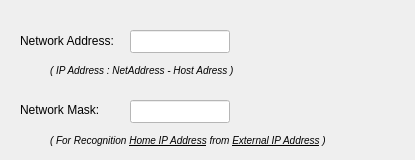
   <widget class="QWidget" name="widget">
    <property name="name" stdset="0">
     <cstring>tab</cstring>
    </property>
    <attribute name="title">
     <string>Network</string>
    </attribute>
    <widget class="QLabel" name="label">
     <property name="geometry">
      <rect>
       <x>20</x>
       <y>30</y>
       <width>110</width>
       <height>21</height>
      </rect>
     </property>
     <property name="text">
      <string>Network Address:</string>
     </property>
     <property name="name" stdset="0">
      <cstring>lblNetAddress</cstring>
     </property>
    </widget>
    <widget class="QLabel" name="label">
     <property name="geometry">
      <rect>
       <x>50</x>
       <y>130</y>
       <width>356</width>
       <height>21</height>
      </rect>
     </property>
     <property name="text">
      <string>&lt;font size=&quot;-1&quot;&gt;&lt;i&gt;( For Recognition &lt;u&gt;Home IP Address&lt;/u&gt; from &lt;u&gt;External IP Address&lt;/u&gt; )&lt;/i&gt;&lt;/font&gt;</string>
     </property>
     <property name="name" stdset="0">
      <cstring>textLabel3</cstring>
     </property>
    </widget>
    <widget class="QLabel" name="label">
     <property name="geometry">
      <rect>
       <x>20</x>
       <y>100</y>
       <width>91</width>
       <height>20</height>
      </rect>
     </property>
     <property name="text">
      <string>Network Mask:</string>
     </property>
     <property name="name" stdset="0">
      <cstring>lblNetMask</cstring>
     </property>
    </widget>
    <widget class="QLabel" name="label">
     <property name="geometry">
      <rect>
       <x>50</x>
       <y>60</y>
       <width>249</width>
       <height>21</height>
      </rect>
     </property>
     <property name="text">
      <string>&lt;font size=&quot;-1&quot;&gt;&lt;i&gt;( IP Address : NetAddress - Host Adress )&lt;/i&gt;&lt;/font&gt;</string>
     </property>
     <property name="name" stdset="0">
      <cstring>textLabel4</cstring>
     </property>
    </widget>
    <widget class="QLineEdit" name="lineEdit">
     <property name="geometry">
      <rect>
       <x>130</x>
       <y>30</y>
       <width>100</width>
       <height>23</height>
      </rect>
     </property>
     <property name="palette">
      <palette>
       <active>
        <colorrole role="WindowText">
         <brush brushstyle="SolidPattern">
          <color alpha="255">
           <red>0</red>
           <green>0</green>
           <blue>0</blue>
          </color>
         </brush>
        </colorrole>
        <colorrole role="Button">
         <brush brushstyle="SolidPattern">
          <color alpha="255">
           <red>0</red>
           <green>0</green>
           <blue>0</blue>
          </color>
         </brush>
        </colorrole>
        <colorrole role="Light">
         <brush brushstyle="SolidPattern">
          <color alpha="255">
           <red>0</red>
           <green>0</green>
           <blue>0</blue>
          </color>
         </brush>
        </colorrole>
        <colorrole role="Midlight">
         <brush brushstyle="SolidPattern">
          <color alpha="255">
           <red>0</red>
           <green>0</green>
           <blue>0</blue>
          </color>
         </brush>
        </colorrole>
        <colorrole role="Dark">
         <brush brushstyle="SolidPattern">
          <color alpha="255">
           <red>0</red>
           <green>0</green>
           <blue>0</blue>
          </color>
         </brush>
        </colorrole>
        <colorrole role="Mid">
         <brush brushstyle="SolidPattern">
          <color alpha="255">
           <red>0</red>
           <green>0</green>
           <blue>0</blue>
          </color>
         </brush>
        </colorrole>
        <colorrole role="Text">
         <brush brushstyle="SolidPattern">
          <color alpha="255">
           <red>0</red>
           <green>0</green>
           <blue>0</blue>
          </color>
         </brush>
        </colorrole>
        <colorrole role="BrightText">
         <brush brushstyle="SolidPattern">
          <color alpha="255">
           <red>255</red>
           <green>255</green>
           <blue>255</blue>
          </color>
         </brush>
        </colorrole>
        <colorrole role="ButtonText">
         <brush brushstyle="SolidPattern">
          <color alpha="255">
           <red>0</red>
           <green>0</green>
           <blue>0</blue>
          </color>
         </brush>
        </colorrole>
        <colorrole role="Base">
         <brush brushstyle="SolidPattern">
          <color alpha="255">
           <red>255</red>
           <green>255</green>
           <blue>255</blue>
          </color>
         </brush>
        </colorrole>
        <colorrole role="Window">
         <brush brushstyle="SolidPattern">
          <color alpha="255">
           <red>255</red>
           <green>255</green>
           <blue>255</blue>
          </color>
         </brush>
        </colorrole>
        <colorrole role="Shadow">
         <brush brushstyle="SolidPattern">
          <color alpha="255">
           <red>0</red>
           <green>0</green>
           <blue>0</blue>
          </color>
         </brush>
        </colorrole>
        <colorrole role="Highlight">
         <brush brushstyle="SolidPattern">
          <color alpha="255">
           <red>0</red>
           <green>0</green>
           <blue>128</blue>
          </color>
         </brush>
        </colorrole>
        <colorrole role="HighlightedText">
         <brush brushstyle="SolidPattern">
          <color alpha="255">
           <red>255</red>
           <green>255</green>
           <blue>255</blue>
          </color>
         </brush>
        </colorrole>
        <colorrole role="Link">
         <brush brushstyle="SolidPattern">
          <color alpha="255">
           <red>0</red>
           <green>0</green>
           <blue>0</blue>
          </color>
         </brush>
        </colorrole>
        <colorrole role="LinkVisited">
         <brush brushstyle="SolidPattern">
          <color alpha="255">
           <red>0</red>
           <green>0</green>
           <blue>0</blue>
          </color>
         </brush>
        </colorrole>
       </active>
       <inactive>
        <colorrole role="WindowText">
         <brush brushstyle="SolidPattern">
          <color alpha="255">
           <red>0</red>
           <green>0</green>
           <blue>0</blue>
          </color>
         </brush>
        </colorrole>
        <colorrole role="Button">
         <brush brushstyle="SolidPattern">
          <color alpha="255">
           <red>0</red>
           <green>0</green>
           <blue>0</blue>
          </color>
         </brush>
        </colorrole>
        <colorrole role="Light">
         <brush brushstyle="SolidPattern">
          <color alpha="255">
           <red>0</red>
           <green>0</green>
           <blue>0</blue>
          </color>
         </brush>
        </colorrole>
        <colorrole role="Midlight">
         <brush brushstyle="SolidPattern">
          <color alpha="255">
           <red>0</red>
           <green>0</green>
           <blue>0</blue>
          </color>
         </brush>
        </colorrole>
        <colorrole role="Dark">
         <brush brushstyle="SolidPattern">
          <color alpha="255">
           <red>0</red>
           <green>0</green>
           <blue>0</blue>
          </color>
         </brush>
        </colorrole>
        <colorrole role="Mid">
         <brush brushstyle="SolidPattern">
          <color alpha="255">
           <red>0</red>
           <green>0</green>
           <blue>0</blue>
          </color>
         </brush>
        </colorrole>
        <colorrole role="Text">
         <brush brushstyle="SolidPattern">
          <color alpha="255">
           <red>0</red>
           <green>0</green>
           <blue>0</blue>
          </color>
         </brush>
        </colorrole>
        <colorrole role="BrightText">
         <brush brushstyle="SolidPattern">
          <color alpha="255">
           <red>255</red>
           <green>255</green>
           <blue>255</blue>
          </color>
         </brush>
        </colorrole>
        <colorrole role="ButtonText">
         <brush brushstyle="SolidPattern">
          <color alpha="255">
           <red>0</red>
           <green>0</green>
           <blue>0</blue>
          </color>
         </brush>
        </colorrole>
        <colorrole role="Base">
         <brush brushstyle="SolidPattern">
          <color alpha="255">
           <red>255</red>
           <green>255</green>
           <blue>255</blue>
          </color>
         </brush>
        </colorrole>
        <colorrole role="Window">
         <brush brushstyle="SolidPattern">
          <color alpha="255">
           <red>255</red>
           <green>255</green>
           <blue>255</blue>
          </color>
         </brush>
        </colorrole>
        <colorrole role="Shadow">
         <brush brushstyle="SolidPattern">
          <color alpha="255">
           <red>0</red>
           <green>0</green>
           <blue>0</blue>
          </color>
         </brush>
        </colorrole>
        <colorrole role="Highlight">
         <brush brushstyle="SolidPattern">
          <color alpha="255">
           <red>0</red>
           <green>0</green>
           <blue>128</blue>
          </color>
         </brush>
        </colorrole>
        <colorrole role="HighlightedText">
         <brush brushstyle="SolidPattern">
          <color alpha="255">
           <red>255</red>
           <green>255</green>
           <blue>255</blue>
          </color>
         </brush>
        </colorrole>
        <colorrole role="Link">
         <brush brushstyle="SolidPattern">
          <color alpha="255">
           <red>0</red>
           <green>0</green>
           <blue>192</blue>
          </color>
         </brush>
        </colorrole>
        <colorrole role="LinkVisited">
         <brush brushstyle="SolidPattern">
          <color alpha="255">
           <red>128</red>
           <green>0</green>
           <blue>128</blue>
          </color>
         </brush>
        </colorrole>
       </inactive>
       <disabled>
        <colorrole role="WindowText">
         <brush brushstyle="SolidPattern">
          <color alpha="255">
           <red>128</red>
           <green>128</green>
           <blue>128</blue>
          </color>
         </brush>
        </colorrole>
        <colorrole role="Button">
         <brush brushstyle="SolidPattern">
          <color alpha="255">
           <red>0</red>
           <green>0</green>
           <blue>0</blue>
          </color>
         </brush>
        </colorrole>
        <colorrole role="Light">
         <brush brushstyle="SolidPattern">
          <color alpha="255">
           <red>0</red>
           <green>0</green>
           <blue>0</blue>
          </color>
         </brush>
        </colorrole>
        <colorrole role="Midlight">
         <brush brushstyle="SolidPattern">
          <color alpha="255">
           <red>0</red>
           <green>0</green>
           <blue>0</blue>
          </color>
         </brush>
        </colorrole>
        <colorrole role="Dark">
         <brush brushstyle="SolidPattern">
          <color alpha="255">
           <red>0</red>
           <green>0</green>
           <blue>0</blue>
          </color>
         </brush>
        </colorrole>
        <colorrole role="Mid">
         <brush brushstyle="SolidPattern">
          <color alpha="255">
           <red>0</red>
           <green>0</green>
           <blue>0</blue>
          </color>
         </brush>
        </colorrole>
        <colorrole role="Text">
         <brush brushstyle="SolidPattern">
          <color alpha="255">
           <red>128</red>
           <green>128</green>
           <blue>128</blue>
          </color>
         </brush>
        </colorrole>
        <colorrole role="BrightText">
         <brush brushstyle="SolidPattern">
          <color alpha="255">
           <red>255</red>
           <green>255</green>
           <blue>255</blue>
          </color>
         </brush>
        </colorrole>
        <colorrole role="ButtonText">
         <brush brushstyle="SolidPattern">
          <color alpha="255">
           <red>128</red>
           <green>128</green>
           <blue>128</blue>
          </color>
         </brush>
        </colorrole>
        <colorrole role="Base">
         <brush brushstyle="SolidPattern">
          <color alpha="255">
           <red>255</red>
           <green>255</green>
           <blue>255</blue>
          </color>
         </brush>
        </colorrole>
        <colorrole role="Window">
         <brush brushstyle="SolidPattern">
          <color alpha="255">
           <red>255</red>
           <green>255</green>
           <blue>255</blue>
          </color>
         </brush>
        </colorrole>
        <colorrole role="Shadow">
         <brush brushstyle="SolidPattern">
          <color alpha="255">
           <red>0</red>
           <green>0</green>
           <blue>0</blue>
          </color>
         </brush>
        </colorrole>
        <colorrole role="Highlight">
         <brush brushstyle="SolidPattern">
          <color alpha="255">
           <red>0</red>
           <green>0</green>
           <blue>128</blue>
          </color>
         </brush>
        </colorrole>
        <colorrole role="HighlightedText">
         <brush brushstyle="SolidPattern">
          <color alpha="255">
           <red>255</red>
           <green>255</green>
           <blue>255</blue>
          </color>
         </brush>
        </colorrole>
        <colorrole role="Link">
         <brush brushstyle="SolidPattern">
          <color alpha="255">
           <red>0</red>
           <green>0</green>
           <blue>192</blue>
          </color>
         </brush>
        </colorrole>
        <colorrole role="LinkVisited">
         <brush brushstyle="SolidPattern">
          <color alpha="255">
           <red>128</red>
           <green>0</green>
           <blue>128</blue>
          </color>
         </brush>
        </colorrole>
       </disabled>
      </palette>
     </property>
     <property name="maxLength">
      <number>15</number>
     </property>
     <property name="name" stdset="0">
      <cstring>txtNetAddr</cstring>
     </property>
     <property name="edited" stdset="0">
      <bool>false</bool>
     </property>
    </widget>
    <widget class="QLineEdit" name="lineEdit">
     <property name="geometry">
      <rect>
       <x>130</x>
       <y>100</y>
       <width>100</width>
       <height>23</height>
      </rect>
     </property>
     <property name="palette">
      <palette>
       <active>
        <colorrole role="WindowText">
         <brush brushstyle="SolidPattern">
          <color alpha="255">
           <red>0</red>
           <green>0</green>
           <blue>0</blue>
          </color>
         </brush>
        </colorrole>
        <colorrole role="Button">
         <brush brushstyle="SolidPattern">
          <color alpha="255">
           <red>0</red>
           <green>0</green>
           <blue>0</blue>
          </color>
         </brush>
        </colorrole>
        <colorrole role="Light">
         <brush brushstyle="SolidPattern">
          <color alpha="255">
           <red>0</red>
           <green>0</green>
           <blue>0</blue>
          </color>
         </brush>
        </colorrole>
        <colorrole role="Midlight">
         <brush brushstyle="SolidPattern">
          <color alpha="255">
           <red>0</red>
           <green>0</green>
           <blue>0</blue>
          </color>
         </brush>
        </colorrole>
        <colorrole role="Dark">
         <brush brushstyle="SolidPattern">
          <color alpha="255">
           <red>0</red>
           <green>0</green>
           <blue>0</blue>
          </color>
         </brush>
        </colorrole>
        <colorrole role="Mid">
         <brush brushstyle="SolidPattern">
          <color alpha="255">
           <red>0</red>
           <green>0</green>
           <blue>0</blue>
          </color>
         </brush>
        </colorrole>
        <colorrole role="Text">
         <brush brushstyle="SolidPattern">
          <color alpha="255">
           <red>0</red>
           <green>0</green>
           <blue>0</blue>
          </color>
         </brush>
        </colorrole>
        <colorrole role="BrightText">
         <brush brushstyle="SolidPattern">
          <color alpha="255">
           <red>255</red>
           <green>255</green>
           <blue>255</blue>
          </color>
         </brush>
        </colorrole>
        <colorrole role="ButtonText">
         <brush brushstyle="SolidPattern">
          <color alpha="255">
           <red>0</red>
           <green>0</green>
           <blue>0</blue>
          </color>
         </brush>
        </colorrole>
        <colorrole role="Base">
         <brush brushstyle="SolidPattern">
          <color alpha="255">
           <red>255</red>
           <green>255</green>
           <blue>255</blue>
          </color>
         </brush>
        </colorrole>
        <colorrole role="Window">
         <brush brushstyle="SolidPattern">
          <color alpha="255">
           <red>255</red>
           <green>255</green>
           <blue>255</blue>
          </color>
         </brush>
        </colorrole>
        <colorrole role="Shadow">
         <brush brushstyle="SolidPattern">
          <color alpha="255">
           <red>0</red>
           <green>0</green>
           <blue>0</blue>
          </color>
         </brush>
        </colorrole>
        <colorrole role="Highlight">
         <brush brushstyle="SolidPattern">
          <color alpha="255">
           <red>0</red>
           <green>0</green>
           <blue>128</blue>
          </color>
         </brush>
        </colorrole>
        <colorrole role="HighlightedText">
         <brush brushstyle="SolidPattern">
          <color alpha="255">
           <red>255</red>
           <green>255</green>
           <blue>255</blue>
          </color>
         </brush>
        </colorrole>
        <colorrole role="Link">
         <brush brushstyle="SolidPattern">
          <color alpha="255">
           <red>0</red>
           <green>0</green>
           <blue>0</blue>
          </color>
         </brush>
        </colorrole>
        <colorrole role="LinkVisited">
         <brush brushstyle="SolidPattern">
          <color alpha="255">
           <red>0</red>
           <green>0</green>
           <blue>0</blue>
          </color>
         </brush>
        </colorrole>
       </active>
       <inactive>
        <colorrole role="WindowText">
         <brush brushstyle="SolidPattern">
          <color alpha="255">
           <red>0</red>
           <green>0</green>
           <blue>0</blue>
          </color>
         </brush>
        </colorrole>
        <colorrole role="Button">
         <brush brushstyle="SolidPattern">
          <color alpha="255">
           <red>0</red>
           <green>0</green>
           <blue>0</blue>
          </color>
         </brush>
        </colorrole>
        <colorrole role="Light">
         <brush brushstyle="SolidPattern">
          <color alpha="255">
           <red>0</red>
           <green>0</green>
           <blue>0</blue>
          </color>
         </brush>
        </colorrole>
        <colorrole role="Midlight">
         <brush brushstyle="SolidPattern">
          <color alpha="255">
           <red>0</red>
           <green>0</green>
           <blue>0</blue>
          </color>
         </brush>
        </colorrole>
        <colorrole role="Dark">
         <brush brushstyle="SolidPattern">
          <color alpha="255">
           <red>0</red>
           <green>0</green>
           <blue>0</blue>
          </color>
         </brush>
        </colorrole>
        <colorrole role="Mid">
         <brush brushstyle="SolidPattern">
          <color alpha="255">
           <red>0</red>
           <green>0</green>
           <blue>0</blue>
          </color>
         </brush>
        </colorrole>
        <colorrole role="Text">
         <brush brushstyle="SolidPattern">
          <color alpha="255">
           <red>0</red>
           <green>0</green>
           <blue>0</blue>
          </color>
         </brush>
        </colorrole>
        <colorrole role="BrightText">
         <brush brushstyle="SolidPattern">
          <color alpha="255">
           <red>255</red>
           <green>255</green>
           <blue>255</blue>
          </color>
         </brush>
        </colorrole>
        <colorrole role="ButtonText">
         <brush brushstyle="SolidPattern">
          <color alpha="255">
           <red>0</red>
           <green>0</green>
           <blue>0</blue>
          </color>
         </brush>
        </colorrole>
        <colorrole role="Base">
         <brush brushstyle="SolidPattern">
          <color alpha="255">
           <red>255</red>
           <green>255</green>
           <blue>255</blue>
          </color>
         </brush>
        </colorrole>
        <colorrole role="Window">
         <brush brushstyle="SolidPattern">
          <color alpha="255">
           <red>255</red>
           <green>255</green>
           <blue>255</blue>
          </color>
         </brush>
        </colorrole>
        <colorrole role="Shadow">
         <brush brushstyle="SolidPattern">
          <color alpha="255">
           <red>0</red>
           <green>0</green>
           <blue>0</blue>
          </color>
         </brush>
        </colorrole>
        <colorrole role="Highlight">
         <brush brushstyle="SolidPattern">
          <color alpha="255">
           <red>0</red>
           <green>0</green>
           <blue>128</blue>
          </color>
         </brush>
        </colorrole>
        <colorrole role="HighlightedText">
         <brush brushstyle="SolidPattern">
          <color alpha="255">
           <red>255</red>
           <green>255</green>
           <blue>255</blue>
          </color>
         </brush>
        </colorrole>
        <colorrole role="Link">
         <brush brushstyle="SolidPattern">
          <color alpha="255">
           <red>0</red>
           <green>0</green>
           <blue>192</blue>
          </color>
         </brush>
        </colorrole>
        <colorrole role="LinkVisited">
         <brush brushstyle="SolidPattern">
          <color alpha="255">
           <red>128</red>
           <green>0</green>
           <blue>128</blue>
          </color>
         </brush>
        </colorrole>
       </inactive>
       <disabled>
        <colorrole role="WindowText">
         <brush brushstyle="SolidPattern">
          <color alpha="255">
           <red>128</red>
           <green>128</green>
           <blue>128</blue>
          </color>
         </brush>
        </colorrole>
        <colorrole role="Button">
         <brush brushstyle="SolidPattern">
          <color alpha="255">
           <red>0</red>
           <green>0</green>
           <blue>0</blue>
          </color>
         </brush>
        </colorrole>
        <colorrole role="Light">
         <brush brushstyle="SolidPattern">
          <color alpha="255">
           <red>0</red>
           <green>0</green>
           <blue>0</blue>
          </color>
         </brush>
        </colorrole>
        <colorrole role="Midlight">
         <brush brushstyle="SolidPattern">
          <color alpha="255">
           <red>0</red>
           <green>0</green>
           <blue>0</blue>
          </color>
         </brush>
        </colorrole>
        <colorrole role="Dark">
         <brush brushstyle="SolidPattern">
          <color alpha="255">
           <red>0</red>
           <green>0</green>
           <blue>0</blue>
          </color>
         </brush>
        </colorrole>
        <colorrole role="Mid">
         <brush brushstyle="SolidPattern">
          <color alpha="255">
           <red>0</red>
           <green>0</green>
           <blue>0</blue>
          </color>
         </brush>
        </colorrole>
        <colorrole role="Text">
         <brush brushstyle="SolidPattern">
          <color alpha="255">
           <red>128</red>
           <green>128</green>
           <blue>128</blue>
          </color>
         </brush>
        </colorrole>
        <colorrole role="BrightText">
         <brush brushstyle="SolidPattern">
          <color alpha="255">
           <red>255</red>
           <green>255</green>
           <blue>255</blue>
          </color>
         </brush>
        </colorrole>
        <colorrole role="ButtonText">
         <brush brushstyle="SolidPattern">
          <color alpha="255">
           <red>128</red>
           <green>128</green>
           <blue>128</blue>
          </color>
         </brush>
        </colorrole>
        <colorrole role="Base">
         <brush brushstyle="SolidPattern">
          <color alpha="255">
           <red>255</red>
           <green>255</green>
           <blue>255</blue>
          </color>
         </brush>
        </colorrole>
        <colorrole role="Window">
         <brush brushstyle="SolidPattern">
          <color alpha="255">
           <red>255</red>
           <green>255</green>
           <blue>255</blue>
          </color>
         </brush>
        </colorrole>
        <colorrole role="Shadow">
         <brush brushstyle="SolidPattern">
          <color alpha="255">
           <red>0</red>
           <green>0</green>
           <blue>0</blue>
          </color>
         </brush>
        </colorrole>
        <colorrole role="Highlight">
         <brush brushstyle="SolidPattern">
          <color alpha="255">
           <red>0</red>
           <green>0</green>
           <blue>128</blue>
          </color>
         </brush>
        </colorrole>
        <colorrole role="HighlightedText">
         <brush brushstyle="SolidPattern">
          <color alpha="255">
           <red>255</red>
           <green>255</green>
           <blue>255</blue>
          </color>
         </brush>
        </colorrole>
        <colorrole role="Link">
         <brush brushstyle="SolidPattern">
          <color alpha="255">
           <red>0</red>
           <green>0</green>
           <blue>192</blue>
          </color>
         </brush>
        </colorrole>
        <colorrole role="LinkVisited">
         <brush brushstyle="SolidPattern">
          <color alpha="255">
           <red>128</red>
           <green>0</green>
           <blue>128</blue>
          </color>
         </brush>
        </colorrole>
       </disabled>
      </palette>
     </property>
     <property name="maxLength">
      <number>15</number>
     </property>
     <property name="name" stdset="0">
      <cstring>txtNetMask</cstring>
     </property>
     <property name="edited" stdset="0">
      <bool>false</bool>
     </property>
    </widget>
   </widget>
